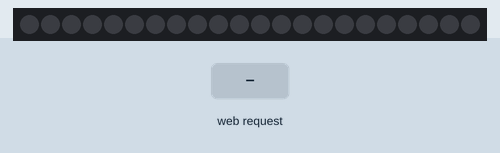
Recording of a sketch running on a simulated ESP8266 (NodeMCU). On the bench: 22 RGB LEDs in strip order, left to right. The test bench sets the inputs (shaded band). WiFi joins after 1.5 s; servers stay silent unless stated; what the sketch prints to the serial monitor is not drawn.

Above: at 2.7 s.
2.8 s: HTTP request GET /ledon received
At 3.8 s:
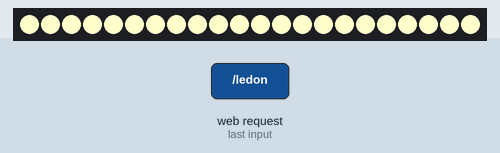
4.3 s: HTTP request GET /ledoff received
At 5.5 s:
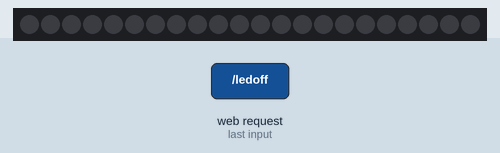
Timing chart, 0 to 7.3 s (numbered marks = the images above; inputs shaded):
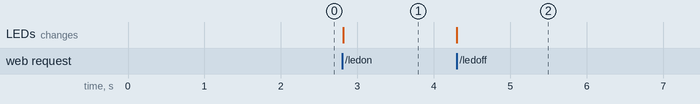

The sketch:

esp8266_leds_v2.ino
```cpp
#include <ESP8266WiFi.h>
#include <ESP8266WebServer.h>
#include <Adafruit_NeoPixel.h>
#define NUMPIXELS 22

const char* ssid = "";    //  Your Wi-Fi Name
const char* password = "";   // Wi-Fi Password

int LED = 2;   // led connected to GPIO2 (D4)
Adafruit_NeoPixel pixels(NUMPIXELS, LED, NEO_GRB + NEO_KHZ800);

ESP8266WebServer  server(80);
void setup()
{
  Serial.begin(9600);

  pixels.begin();
  uint8_t mac[6] {0x00, 0x1c, 0x10, 0xe6, 0x3a, 0xbf};
  wifi_set_macaddr(STATION_IF, mac);
  pinMode(LED, OUTPUT);

  WiFi.begin(ssid, password);
  while (WiFi.status() != WL_CONNECTED)
  {
    delay(500);
    Serial.print(".");
  }
  server.on("/", handle_OnConnect);
  server.on("/ledon", handle_ledon);
  server.on("/ledoff", handle_ledoff);
  server.onNotFound(handle_NotFound);

  server.begin();
  Serial.println("WiFi connected");
  server.begin();  // Starts the Server
  Serial.println("Server started");
  Serial.print("IP Address of network: "); // will IP address on Serial Monitor
  Serial.println(WiFi.localIP());
  Serial.print("Copy and paste the following URL: https://"); // Will print IP address in URL format
  Serial.print(WiFi.localIP());
  Serial.println("/");
}

void handle_ledon() {
  for (int i = 0; i < NUMPIXELS; i++) {
    pixels.setPixelColor(i, pixels.Color(255, 255, 204));
    pixels.show();
    server.send(200, "text/html", SendHTML(1));
  }
}

void handle_ledoff() {
  pixels.clear();
  pixels.show();
  server.send(200, "text/html", SendHTML(0));
}
void handle_OnConnect() {

  server.send(200, "text/html", SendHTML(0));
}
void handle_NotFound() {
  server.send(404, "text/plain", "Not found");
}
void loop()
{
  server.handleClient();
}

String SendHTML(uint8_t ledstat) {
  String ptr = "<!DOCTYPE html> <html>\n";
  ptr += "<head><meta name=\"viewport\" content=\"width=device-width, initial-scale=1.0, user-scalable=no\">\n";
  ptr += "<title>LED Control</title>\n";
  ptr += "<style>html { font-family: Helvetica; display: inline-block; margin: 0px auto; text-align: center;}\n";
  ptr += "body{margin-top: 50px;} h1 {color: #444444;margin: 50px auto 30px;} h3 {color: #444444;margin-bottom: 50px;}\n";
  ptr += ".button {display: block;width: 80px;background-color: #1abc9c;border: none;color: white;padding: 13px 30px;text-decoration: none;font-size: 25px;margin: 0px auto 35px;cursor: pointer;border-radius: 4px;}\n";
  ptr += ".button-on {background-color: #1abc9c;}\n";
  ptr += ".button-on:active {background-color: #16a085;}\n";
  ptr += ".button-off {background-color: #34495e;}\n";
  ptr += ".button-off:active {background-color: #2c3e50;}\n";
  ptr += "p {font-size: 14px;color: #888;margin-bottom: 10px;}\n";
  ptr += "</style>\n";
  ptr += "</head>\n";
  ptr += "<body>\n";
  ptr += "<h1>ESP8266 Web Server</h1>\n";
  ptr += "<h3>Using Access Point(AP) Mode</h3>\n";

  if (ledstat)
  {
    ptr += "<p>LED Status: ON</p><a class=\"button button-off\" href=\"/ledoff\">OFF</a>\n";
  }
  else
  {
    ptr += "<p>LED Status: OFF</p><a class=\"button button-on\" href=\"/ledon\">ON</a>\n";
  }

  ptr += "</body>\n";
  ptr += "</html>\n";
  return ptr;
}
```

Measured:
- after the input at 2.8 s, the LEDs: change at once (image 1)
- after the input at 4.3 s, the LEDs: change at once (image 2)
